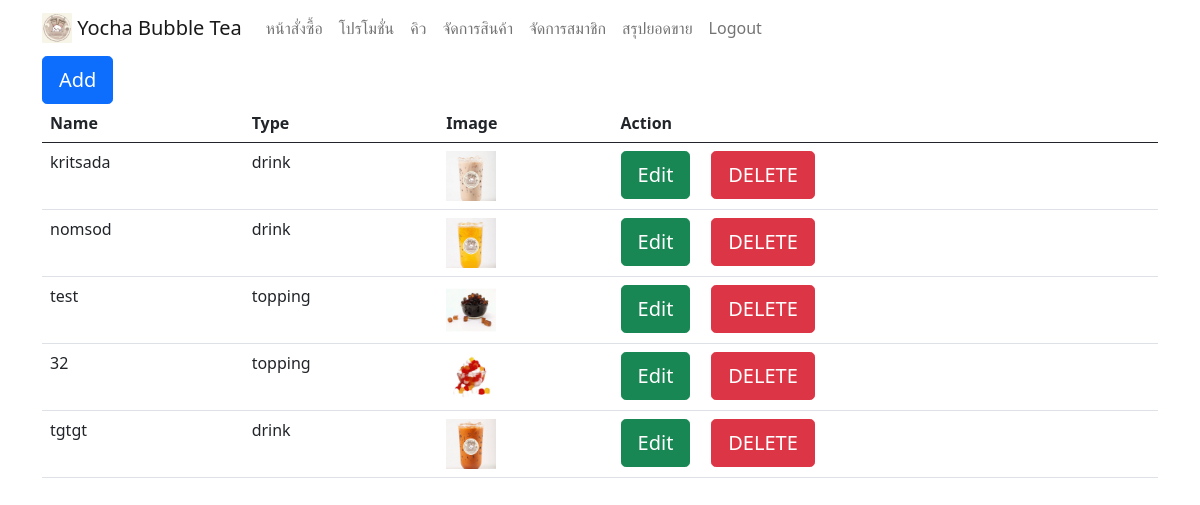
Page /employee/manage_product.php (signed in) on the earlier database version.
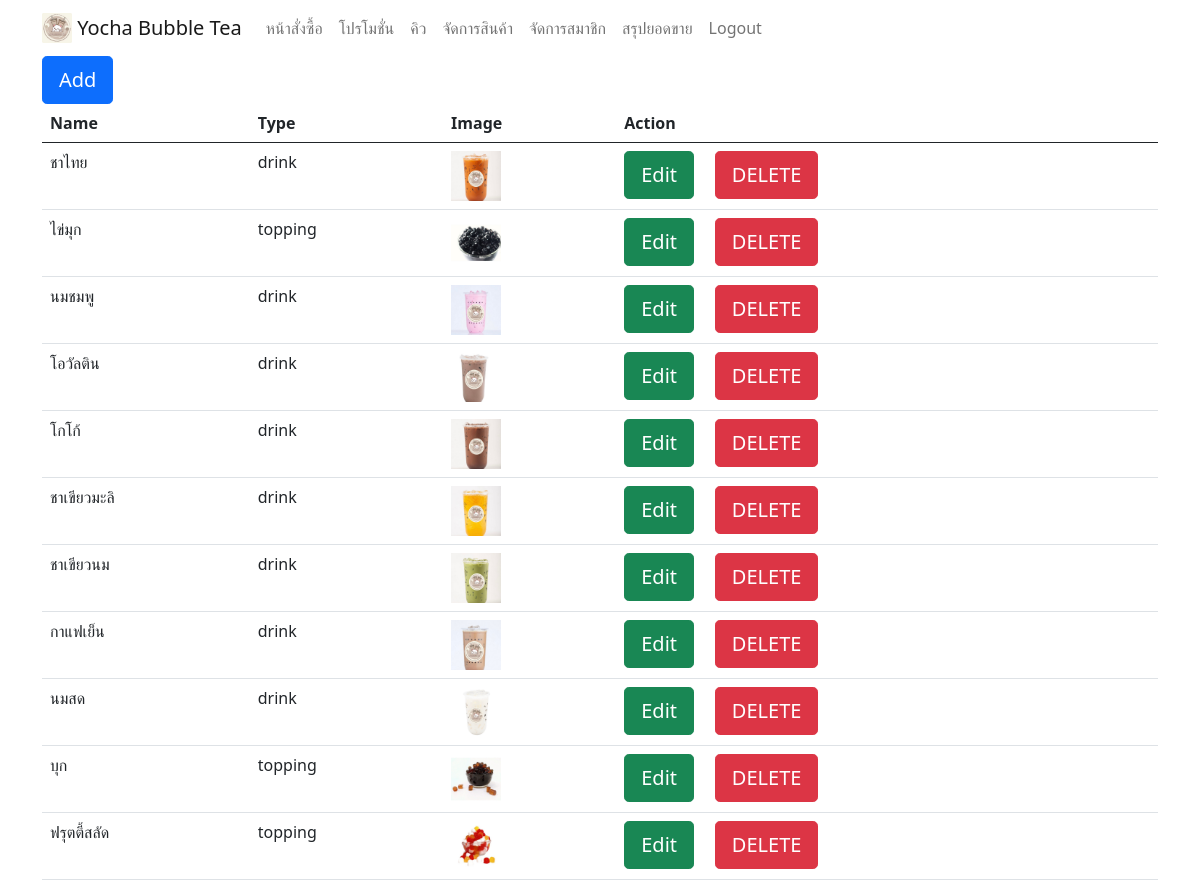
Same page on the later database version.
### tables this page shows
CREATE TABLE `product` (
  `pro_id` int(11) NOT NULL,
  `name` varchar(50) NOT NULL,
  `type` varchar(25) NOT NULL,
  `image` varchar(100) NOT NULL
);

### employee/manage_product.php (the view, shortened to what this page needs)
<?php
include("navbar_em.php");
include ("../connection.php");
$sql = "SELECT * FROM product";
$result = $conn->query($sql);
echo "<div class='container'>";
echo "<a href='add_product.php'><button type='button'  class='btn btn-primary btn-lg'>Add</button> </a>";
if ($result->num_rows > 0) {
    echo "<br>";
    echo "<div class='table-responsive'>";
    echo "<table class='table '>";
    echo "<thead><tr><th>Name</th><th>Type</th><th>Image</th><th>Action</th></tr></thead>";
    echo "<tbody>";
    while($row = $result->fetch_assoc()) {
        echo "<tr><td>".$row["name"]."</td><td>".$row["type"]."</td><td><img src='../assets/img/product/".$row["image"]."'width='50' height='50' ></td>
        <td>
        <a href='edit_product.php?id=".$row["pro_id"]."'><button type='button'  class='btn btn-success btn-lg'>Edit</button></a>
        &nbsp;&nbsp;&nbsp;
        <a onclick='return confirmDelete();' href='delete_product.php?id=".$row["pro_id"]."&product_name=".$row["image"]."'><button type='button' class='btn btn-danger btn-lg'>DELETE</button></a></td></tr>";
    }
    echo "</tbody>";
    echo "</table>";
    echo "</div>";
    echo "</div>";
} else {
    echo "0 results";
}
?>

Differences in the rows shown:
removed product: name "kritsada", type "drink", image (picture)
removed product: name "nomsod", type "drink", image (picture)
removed product: name "test", type "topping", image (picture)
removed product: name "32", type "topping", image (picture)
changed product: name "tgtgt" → "ชาไทย"
added product: name "ไข่มุก", type "topping", image (picture)
added product: name "นมชมพู", type "drink", image (picture)
added product: name "โอวัลติน", type "drink", image (picture)
added product: name "โกโก้", type "drink", image (picture)
added product: name "ชาเขียวมะลิ", type "drink", image (picture)
added product: name "ชาเขียวนม", type "drink", image (picture)
added product: name "กาแฟเย็น", type "drink", image (picture)
added product: name "นมสด", type "drink", image (picture)
added product: name "บุก", type "topping", image (picture)
added product: name "ฟรุตตี้สลัด", type "topping", image (picture)
